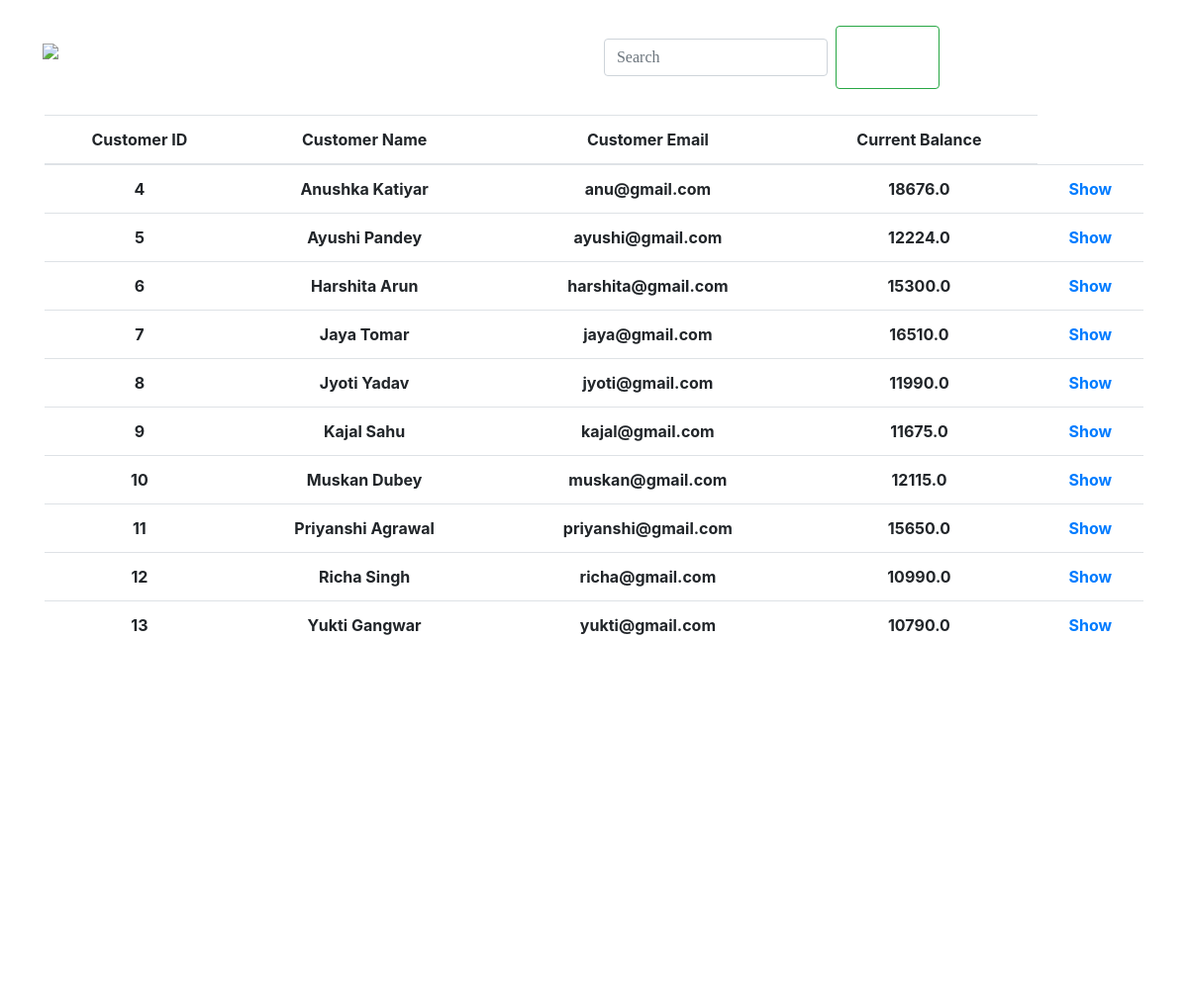
Page /bank/customer/ on the committed database.
### dbms/models.py (models this page shows, shortened)
class CustomerDetails(models.Model):
    name = models.CharField(max_length=264, default=None)
    email= models.EmailField(default=None)
    balance= models.FloatField(default=0)

### dbms/views.py (the view)
# urls.py: path('customer/', views.customer, name='customers'),
def customer(request):
    details=CustomerDetails.objects.all()
    return render(request,"dbms/customer.html",{'detail':details})

### templates/dbms/customer.html (shortened to what this page needs)
<!DOCTYPE html>
{% load static %}
<html lang="en">
<head>
    <link href="task_1.css" rel="stylesheet">
    <link href="{% static 'css/task_1.css' %}" rel="stylesheet">
    <link rel="stylesheet" href="https://cdn.jsdelivr.net/npm/bootstrap@4.5.3/dist/css/bootstrap.min.css">
    <link rel="stylesheet" href="https://use.fontawesome.com/releases/v5.11.2/css/all.css">
</head>
<body style="font-weight: bold">
<div class="container-fluid">
    <nav class="navbar navbar-expand-lg navbar-dark scrolling-navbar">
        <a class="navbar-brand" href="{% url 'index' %}">
            <img src="{% static 'dbms/R.png' %}" alt="example" height="60px" width="60px"></a>
        <div class="collapse navbar-collapse" id="navbarTogglerDemo03">
            <ul class="navbar-nav mr-auto mt-2 mt-lg-0">
                <li class="nav-item active my-2 mx-sm-2">
                    <a aria-haspopup="true" aria-expanded="false" href="{% url 'index' %}">HOME<span class="sr-only">(current)</span></a>
                </li>
                <li class="nav-item active my-2 mx-sm-2">
                    <a aria-haspopup="true" aria-expanded="false" href="{% url 'dbms:aboutus' %}">About Us<span class="sr-only">(current)</span></a>
                </li>
                <li class="nav-item active my-2 mx-sm-2">
                    <a aria-haspopup="true" aria-expanded="false" href="{% url 'dbms:contactus' %}">Contact Us<span class=" sr-only">(current)</span></a>
                </li>
                <li class="nav-item active my-2 mx-sm-2">
                    <a aria-haspopup="true" aria-expanded="false" href="{% url 'dbms:customers' %}">Customer</a><span class=" sr-only">(current)</span></a>
                </li>
                <form class="form-inline my-2">
                    <input class="form-control mr-sm-2" type="search" placeholder="Search" aria-label="Search">
                    <button class="btn btn-outline-success my-2 my-sm-0" type="submit"><a href="#">Search</a></button>
                </form>
            </ul>
        </div>
    </nav>
</div>
<div class="container">
    <table class="table table-hover">
        <thead>
        <tr>
            <th scope="col">Customer ID</th>
            <th scope="col">Customer Name</th>
            <th scope="col">Customer Email</th>
            <th scope="col">Current Balance</th>
        </tr>
        </thead>
        <tbody>
        {% for i in detail %}
        <tr>
            <td>{{i.id}}</td>
            <td>{{i.name}}</td>
            <td>{{i.email}}</td>
            <td>{{i.balance}}</td>
            <td><a class="button btn-outline-primary" href="/bank/user/{{ i.id }}">Show</a></td>
        </tr>
        {% endfor %}
        </tbody>
    </table>
</div>
<footer class="page-footer font-small black">
    <div class="container">
        <div class="row">
            <div class="col-md-12 py-5">
                <div class="mb-5 flex-center">
                    <a class="fb-ic" href="#">
                    <i class="fab fa-facebook-f fa-lg white-text mr-md-5 mr-3 fa-2x"> </i>
                    </a>
                    <a class="tw-ic" href="#">
                        <i class="fab fa-twitter fa-lg white-text mr-md-5 mr-3 fa-2x"> </i>
                    </a>
                    <a class="gplus-ic" href="#">
                        <i class="fab fa-google-plus-g fa-lg white-text mr-md-5 mr-3 fa-2x"> </i>
                    </a>
                    <a class="li-ic" href="#">
                        <i class="fab fa-linkedin-in fa-lg white-text mr-md-5 mr-3 fa-2x"> </i>
                    </a>
                </div>
            </div>
        </div>
    </div>
</footer>
</body>
</html>

### static/css/task_1.css (style rules this page uses)
body { background-image: url('/static/dbms/bank.jpg'); background-repeat: no-repeat; background-size: cover; }
@media only screen and (min-device-width: 400px) { body { background-image: url('/static/dbms/bank.jpg'); background-repeat: no-repeat; background-size: cover; } }
body { font-weight: bold; }
.container-fluid { position: cover; margin: 10px; width: auto; }
.navbar { overflow: hidden; margin: 0; padding: 0; }
.navbar a { float: right; color: white; text-align: right; margin: 6px; padding: 4px 6px; text-decoration: none; font-size: 20px; font-style: italic; }
.container { text-align: center; }
i { color: white; margin: 170px 0 0 5px; }
.container-fluid { font-weight: bold; font-family: Georgia; font-style: italic; }
* { box-sizing: border-box; }
.row { display: flex; justify-content: center; flex-direction: row; margin: 0 -5px; }
.row:after { content: ""; display: table; clear: both; }

### rows in the picture
CustomerDetails: id "4", name "Anushka Katiyar", email "anu@gmail.com", balance "18676.0"
CustomerDetails: id "5", name "Ayushi Pandey", email "ayushi@gmail.com", balance "12224.0"
CustomerDetails: id "6", name "Harshita Arun", email "harshita@gmail.com", balance "15300.0"
CustomerDetails: id "7", name "Jaya Tomar", email "jaya@gmail.com", balance "16510.0"
CustomerDetails: id "8", name "Jyoti Yadav", email "jyoti@gmail.com", balance "11990.0"
CustomerDetails: id "9", name "Kajal Sahu", email "kajal@gmail.com", balance "11675.0"
CustomerDetails: id "10", name "Muskan Dubey", email "muskan@gmail.com", balance "12115.0"
CustomerDetails: id "11", name "Priyanshi Agrawal", email "priyanshi@gmail.com", balance "15650.0"
CustomerDetails: id "12", name "Richa Singh", email "richa@gmail.com", balance "10990.0"
CustomerDetails: id "13", name "Yukti Gangwar", email "yukti@gmail.com", balance "10790.0"
